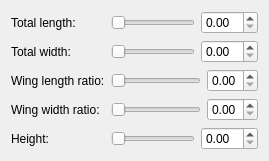
              <widget class="QWidget" name="pageLHouse">
               <layout class="QFormLayout" name="formLHouse">
                <item row="0" column="0">
                 <widget class="QLabel" name="labelLTotalLength">
                  <property name="text">
                   <string>Total length:</string>
                  </property>
                 </widget>
                </item>
                <item row="0" column="1">
                 <layout class="QHBoxLayout" name="layoutTotalLength">
                  <item>
                   <widget class="QSlider" name="sliderLTotalLength">
                    <property name="orientation">
                     <enum>Qt::Horizontal</enum>
                    </property>
                   </widget>
                  </item>
                  <item>
                   <widget class="QDoubleSpinBox" name="spinBoxLTotalLength">
                    <property name="singleStep">
                     <double>0.100000000000000</double>
                    </property>
                   </widget>
                  </item>
                 </layout>
                </item>
                <item row="1" column="0">
                 <widget class="QLabel" name="labelLTotalWidth">
                  <property name="text">
                   <string>Total width:</string>
                  </property>
                 </widget>
                </item>
                <item row="1" column="1">
                 <layout class="QHBoxLayout" name="layoutTotalWidth">
                  <item>
                   <widget class="QSlider" name="sliderLTotalWidth">
                    <property name="orientation">
                     <enum>Qt::Horizontal</enum>
                    </property>
                   </widget>
                  </item>
                  <item>
                   <widget class="QDoubleSpinBox" name="spinBoxLTotalWidth"/>
                  </item>
                 </layout>
                </item>
                <item row="2" column="0">
                 <widget class="QLabel" name="labelLWingRatio">
                  <property name="text">
                   <string>Wing length ratio:</string>
                  </property>
                 </widget>
                </item>
                <item row="2" column="1">
                 <layout class="QHBoxLayout" name="layoutWingRatio">
                  <item>
                   <widget class="QSlider" name="sliderLWingRatio">
                    <property name="orientation">
                     <enum>Qt::Horizontal</enum>
                    </property>
                   </widget>
                  </item>
                  <item>
                   <widget class="QDoubleSpinBox" name="spinBoxLWingRatio">
                    <property name="minimum">
                     <double>0.000000000000000</double>
                    </property>
                    <property name="maximum">
                     <double>1.000000000000000</double>
                    </property>
                   </widget>
                  </item>
                 </layout>
                </item>
                <item row="3" column="0">
                 <widget class="QLabel" name="labelLWingWidthRatio">
                  <property name="text">
                   <string>Wing width ratio:</string>
                  </property>
                 </widget>
                </item>
                <item row="3" column="1">
                 <layout class="QHBoxLayout" name="layoutWingWidthRatio">
                  <item>
                   <widget class="QSlider" name="sliderLWingWidthRatio">
                    <property name="orientation">
                     <enum>Qt::Horizontal</enum>
                    </property>
                   </widget>
                  </item>
                  <item>
                   <widget class="QDoubleSpinBox" name="spinBoxLWingWidthRatio">
                    <property name="minimum">
                     <double>0.000000000000000</double>
                    </property>
                    <property name="maximum">
                     <double>1.000000000000000</double>
                    </property>
                   </widget>
                  </item>
                 </layout>
                </item>
                <item row="4" column="0">
                 <widget class="QLabel" name="labelLHeight">
                  <property name="text">
                   <string>Height:</string>
                  </property>
                 </widget>
                </item>
                <item row="4" column="1">
                 <layout class="QHBoxLayout" name="layoutLHeight">
                  <item>
                   <widget class="QSlider" name="sliderLHeight">
                    <property name="orientation">
                     <enum>Qt::Horizontal</enum>
                    </property>
                   </widget>
                  </item>
                  <item>
                   <widget class="QDoubleSpinBox" name="spinBoxLHeight"/>
                  </item>
                 </layout>
                </item>
               </layout>
              </widget>
